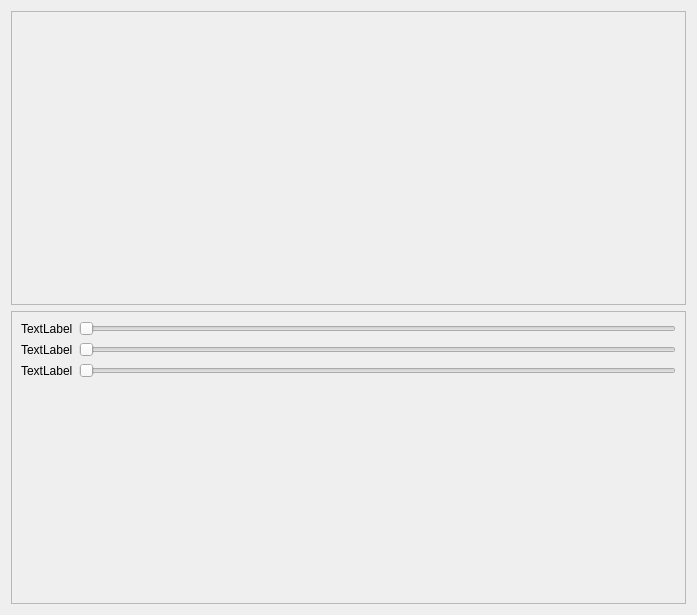
<?xml version="1.0" encoding="UTF-8"?>
<ui version="4.0">
 <class>OrientationViewer</class>
 <widget class="QWidget" name="OrientationViewer">
  <property name="geometry">
   <rect>
    <x>0</x>
    <y>0</y>
    <width>697</width>
    <height>615</height>
   </rect>
  </property>
  <property name="windowTitle">
   <string>Form</string>
  </property>
  <layout class="QVBoxLayout" name="verticalLayout">
   <item>
    <widget class="QFrame" name="canvasFrame">
     <property name="frameShape">
      <enum>QFrame::StyledPanel</enum>
     </property>
     <property name="frameShadow">
      <enum>QFrame::Raised</enum>
     </property>
    </widget>
   </item>
   <item>
    <widget class="QFrame" name="frame_2">
     <property name="frameShape">
      <enum>QFrame::StyledPanel</enum>
     </property>
     <property name="frameShadow">
      <enum>QFrame::Raised</enum>
     </property>
     <layout class="QFormLayout" name="formLayout">
      <item row="0" column="0">
       <widget class="QLabel" name="label">
        <property name="text">
         <string>TextLabel</string>
        </property>
       </widget>
      </item>
      <item row="0" column="1">
       <widget class="QSlider" name="horizontalSlider">
        <property name="orientation">
         <enum>Qt::Horizontal</enum>
        </property>
       </widget>
      </item>
      <item row="1" column="0">
       <widget class="QLabel" name="label_2">
        <property name="text">
         <string>TextLabel</string>
        </property>
       </widget>
      </item>
      <item row="1" column="1">
       <widget class="QSlider" name="horizontalSlider_2">
        <property name="orientation">
         <enum>Qt::Horizontal</enum>
        </property>
       </widget>
      </item>
      <item row="2" column="0">
       <widget class="QLabel" name="label_3">
        <property name="text">
         <string>TextLabel</string>
        </property>
       </widget>
      </item>
      <item row="2" column="1">
       <widget class="QSlider" name="horizontalSlider_3">
        <property name="orientation">
         <enum>Qt::Horizontal</enum>
        </property>
       </widget>
      </item>
     </layout>
    </widget>
   </item>
  </layout>
 </widget>
 <resources/>
 <connections/>
</ui>
